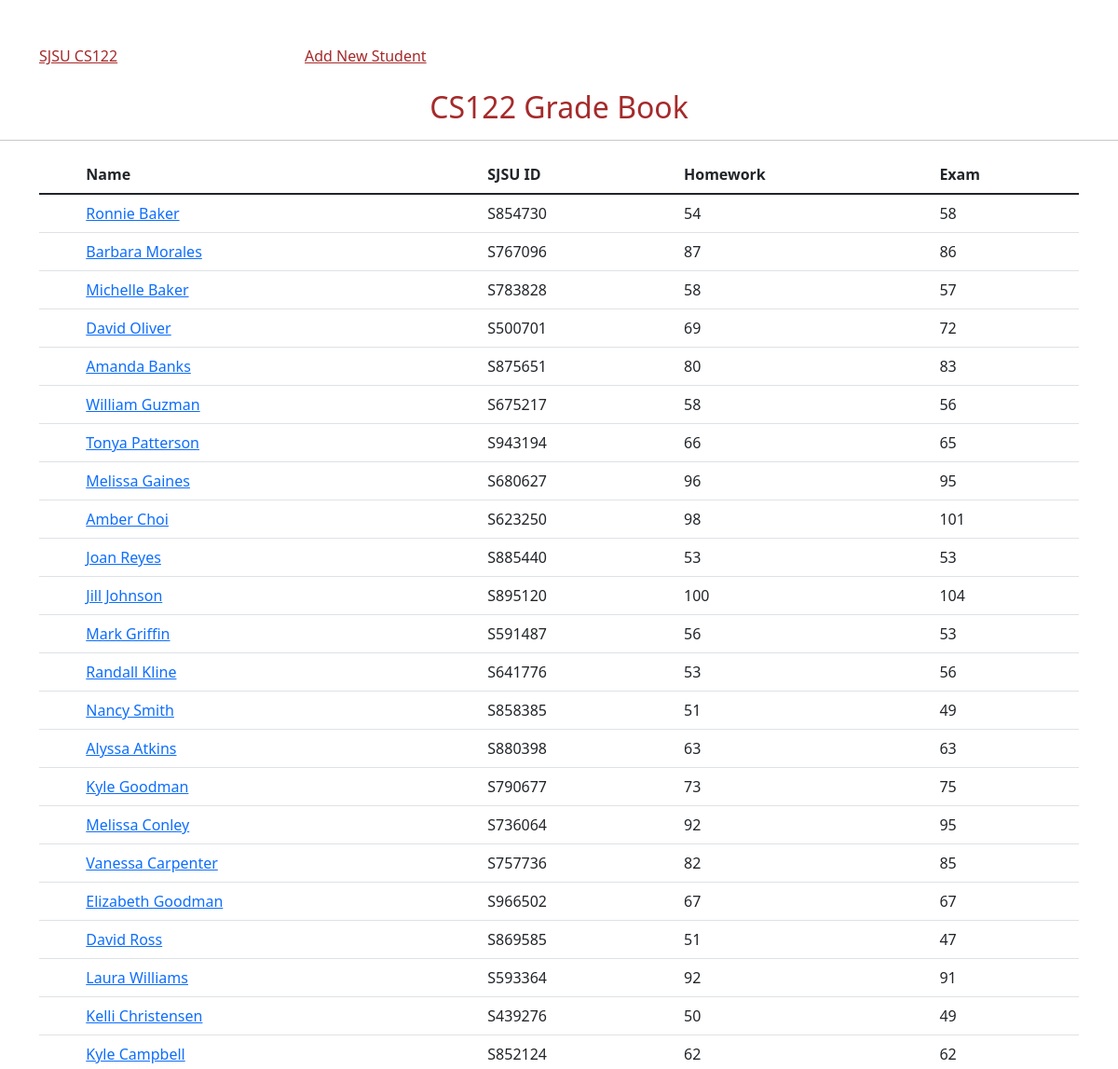
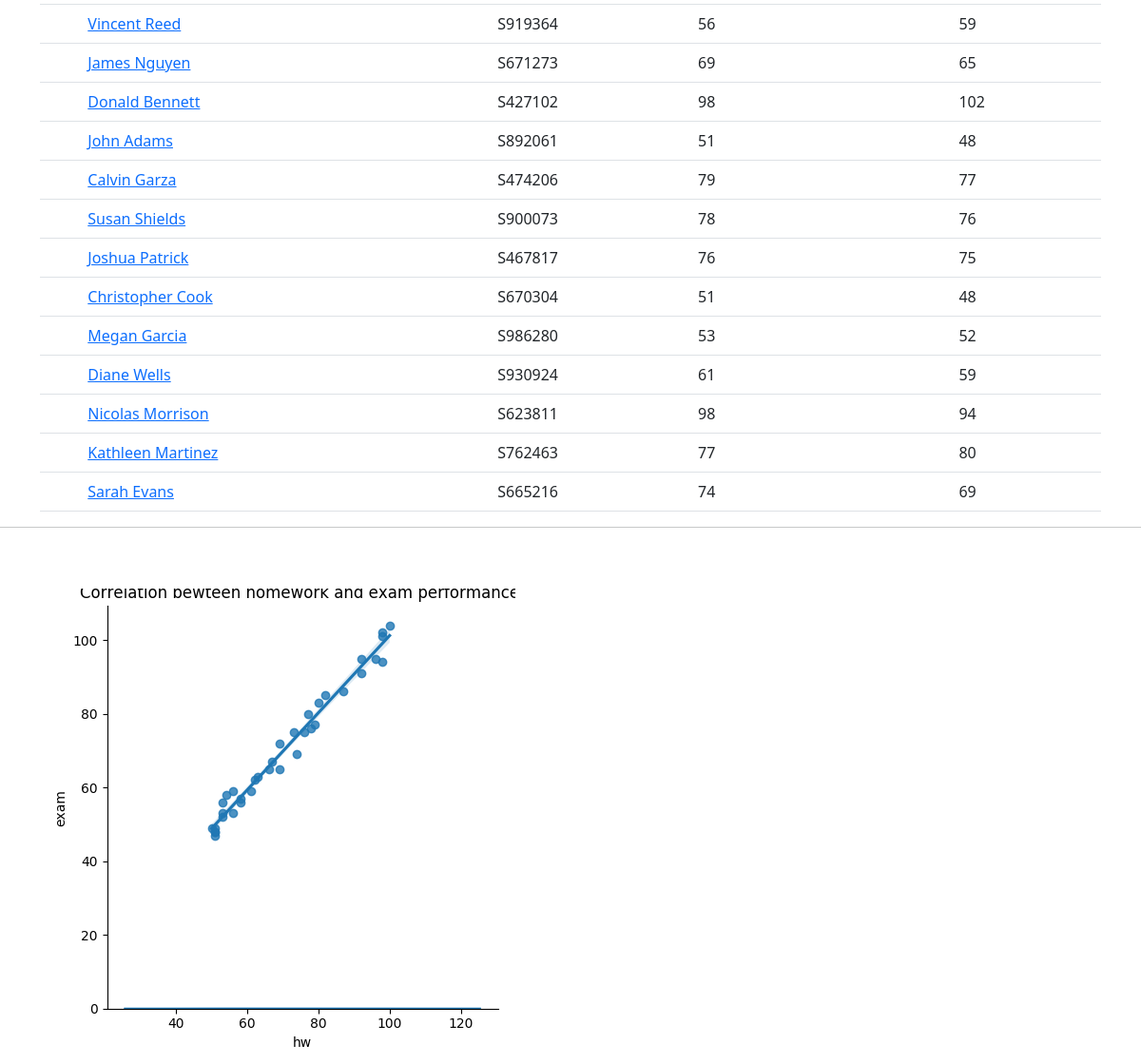
The page / on the database its author committed (2 pictures, top to bottom).
### tables this page shows
CREATE TABLE students (
    id INTEGER PRIMARY KEY AUTOINCREMENT,
    name TEXT NOT NULL,
    sjsuid TEXT NOT NULL,
    hw TEXT NOT NULL,
    exam TEXT NOT NULL,
    year TEXT NOT NULL,
    email TEXT NOT NULL 
);

### app.py (the view)
@app.route('/')
def index():
    ex = list()
    plot_png()
    return render_template('Home2.html', ex = ex)

### app.py (called while the page is built)
def plot_png():
    d = plot_data()
    a0 = []
    a1 = []
    for i,j in d:
        a0.append(int(i))
        a1.append(int(j))
    d = {"hw": a0, "exam": a1}
    df = pd.DataFrame(d)
    plot = sns.lmplot(data=df,
                           x="hw",
                           y="exam")
    plt.title("Correlation bewteen homework and exam performance ")
    sns.distplot(df)
    plt.savefig('static/images/regression1.png')

def list():
    con = sqlite3.connect("sjsu_cs122.db")
    cur = con.cursor()
    cur.execute("select * from students")
    rows = cur.fetchall()
    con.close()
    return rows

def plot_data():
    con = sqlite3.connect("sjsu_cs122.db")
    cur = con.cursor()
    cur.execute("select hw, exam from students")
    plot_data = cur.fetchall()
    con.close()
    return plot_data

### templates/Home2.html (shortened to what this page needs)
<!doctype html>
<html lang="en">
  <head>
    <link href="https://cdn.jsdelivr.net/npm/bootstrap@5.1.3/dist/css/bootstrap.min.css" rel="stylesheet">
  </head>
  <body>
  <div class="container">
  <div class="row">
    <div class="col-md-3">
    <a  style=" color: brown"  href="/">SJSU CS122</a>
    </div>
    <div class="col-md-3">
       <a style=" color: brown" href="{{ url_for("add_student") }}"> Add New Student </a>
    </div>
      <div class="col-md-2">
    </div>
      <div class="col-md-2">
    </div>
  </div>
  </div>
  <div class="jumbotron">
  <h2 style="text-align: center; color: brown">CS122 Grade Book</h2>
</div>
  <hr>
  <div class="container">
  <table class="table">
  <thead>
    <tr>
      <th scope="col"></th>
      <th scope="col">Name</th>
      <th scope="col">SJSU ID</th>
        <th scope="col">Homework</th>
      <th scope="col">Exam</th>
    </tr>
  </thead>
  <tbody>
   {% for student in ex %}
    <tr>
      <th scope="row"></th>
      <td> <a href="{{ url_for("get_student", sjsuid=student[2]) }}">{{ student[1] }}</a> </td>
      <td>{{ student[2] }}</td>
      <td>{{ student[3] }}</td>
    <td>{{ student[4] }}</td>
    </tr>
  {% endfor %}
  </tbody>
</table>
</div>
<hr>
<br/>
<br/>
<div class="container">
<img src="static/images/regression1.png" alt="My plot" width="500" height="500" />
</div>
  </body>
</html>

### rows shown on the page
students: name "Ronnie Baker", sjsuid "S854730", hw "54", exam "58"
students: name "Barbara Morales", sjsuid "S767096", hw "87", exam "86"
students: name "Michelle Baker", sjsuid "S783828", hw "58", exam "57"
students: name "David Oliver", sjsuid "S500701", hw "69", exam "72"
students: name "Amanda Banks", sjsuid "S875651", hw "80", exam "83"
students: name "William Guzman", sjsuid "S675217", hw "58", exam "56"
students: name "Tonya Patterson", sjsuid "S943194", hw "66", exam "65"
students: name "Melissa Gaines", sjsuid "S680627", hw "96", exam "95"
students: name "Amber Choi", sjsuid "S623250", hw "98", exam "101"
students: name "Joan Reyes", sjsuid "S885440", hw "53", exam "53"
students: name "Jill Johnson", sjsuid "S895120", hw "100", exam "104"
students: name "Mark Griffin", sjsuid "S591487", hw "56", exam "53"
students: name "Randall Kline", sjsuid "S641776", hw "53", exam "56"
students: name "Nancy Smith", sjsuid "S858385", hw "51", exam "49"
students: name "Alyssa Atkins", sjsuid "S880398", hw "63", exam "63"
students: name "Kyle Goodman", sjsuid "S790677", hw "73", exam "75"
students: name "Melissa Conley", sjsuid "S736064", hw "92", exam "95"
students: name "Vanessa Carpenter", sjsuid "S757736", hw "82", exam "85"
students: name "Elizabeth Goodman", sjsuid "S966502", hw "67", exam "67"
students: name "David Ross", sjsuid "S869585", hw "51", exam "47"
students: name "Laura Williams", sjsuid "S593364", hw "92", exam "91"
students: name "Kelli Christensen", sjsuid "S439276", hw "50", exam "49"
students: name "Kyle Campbell", sjsuid "S852124", hw "62", exam "62"
students: name "Vincent Reed", sjsuid "S919364", hw "56", exam "59"
students: name "James Nguyen", sjsuid "S671273", hw "69", exam "65"
students: name "Donald Bennett", sjsuid "S427102", hw "98", exam "102"
students: name "John Adams", sjsuid "S892061", hw "51", exam "48"
students: name "Calvin Garza", sjsuid "S474206", hw "79", exam "77"
students: name "Susan Shields", sjsuid "S900073", hw "78", exam "76"
students: name "Joshua Patrick", sjsuid "S467817", hw "76", exam "75"
students: name "Christopher Cook", sjsuid "S670304", hw "51", exam "48"
students: name "Megan Garcia", sjsuid "S986280", hw "53", exam "52"
students: name "Diane Wells", sjsuid "S930924", hw "61", exam "59"
students: name "Nicolas Morrison", sjsuid "S623811", hw "98", exam "94"
students: name "Kathleen Martinez", sjsuid "S762463", hw "77", exam "80"
students: name "Sarah Evans", sjsuid "S665216", hw "74", exam "69"
